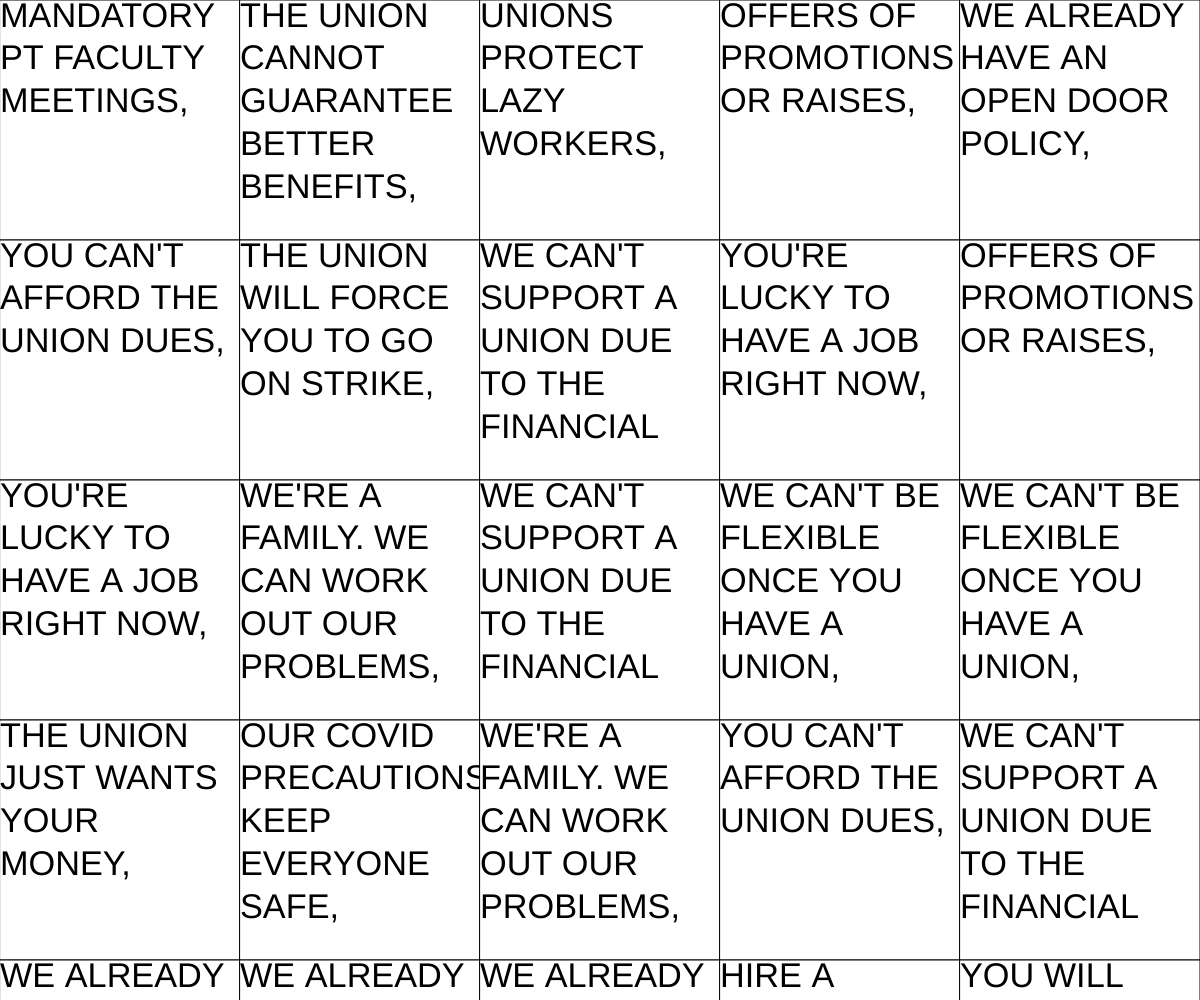
Frame 1 (no input)
Frame 60 (no input): identical to frame 1, image omitted
Frame 120 (the mouse pressed at the canvas centre since frame 60): identical to frame 1, image omitted

The p5.js sketch that drew this single still picture (run headless with seeded random() and noise() and a simulated clock; from frame 60 on, the mouse is pressed at the canvas centre):

// p5.js sketch
// ── sketch.js

let tes;
let drawn = [];
let pixRes;

function setup() {
  let seed = getItem("seed");
  createCanvas(window.innerWidth, window.innerHeight);
pixRes=width/5;
if (seed === null){
  seed = Math.floor(random(0,10000));
  storeItem("seed",seed);
}
  randomSeed(seed);

    background(220);
    makeTiles();
  }

function draw() {
}



function makeTiles(){
let tileKeys = Object.keys(tiles);
for (x=0;x<5;x++){
for (y = 0;y<5;y++){

  let rand = random(tileKeys);
  let t = Object.values(tiles[rand]);
  textSize(pixRes/7);
  square(x*pixRes,y*pixRes,pixRes);
  text(t, x*pixRes,y*pixRes,pixRes,pixRes)
}

}

}

const tiles = {
  one:{
    text:"MANDATORY PT FACULTY MEETINGS",
    link:""
  },
  two:{
    text:"THE UNION WILL FORCE YOU TO GO ON STRIKE",
    link:""
  },
  three:{
    text:"THE UNION JUST WANTS YOUR MONEY",
    link:""
  },
  four:{
    text:"YOU WILL LOSE WAGES AND BENEFITS",
    link:""
  },
  five:{
    text:"YOU CAN'T AFFORD THE UNION DUES",
    link:""
  },
  six:{
    text:"THE UNION WILL FORCE YOU TO GO ON STRIKE",
    link:""
  },
  seven:{
    text:"THE UNION WILL FORCE YOU TO GO ON STRIKE",
    link:""
  },
  eight:{
    text:"OUR COVID PRECAUTIONS KEEP EVERYONE SAFE",
    link:""
  },
  nine:{
    text:"A UNION WILL BECOME BETWEEN YOU AND MANAGEMENT",
    link:""
  },
  ten:{
    text:"WE CAN'T SUPPORT A UNION DUE TO THE FINANCIAL STRAINS OF COVID",
    link:""
  },
  eleven:{
    text:"OUR COVID PRECAUTIONS KEEP EVERYONE SAFE",
    link:""
  },
  twelve:{
    text:"UNION BOSSES MAKE TOO MUCH",
    link:""
  },
  thirteen:{
    text:"WE MAY HAVE TO CLOSE OR DOWNSIZE",
    link:""
  },
  fourteen:{
    text:"WE CAN'T SUPPORT A UNION DUE TO THE FINANCIAL STRAINS OF COVID",
    link:""
  },
  fifteen:{
    text:"THE UNION CANNOT GUARANTEE BETTER BENEFITS",
    link:""
  },
  sixteen:{
    text:"WHAT ABOUT THE EQUITY WORKING GROUPS?",
    link:""
  },
  seventeen:{
    text:"YOU WILL PAY DUES & MAY NEVER GET A CONTRACT",
    link:""
  },
  eighteen:{
    text:"MANAGERS BECOME VERY FRIENDLY",
    link:""
  },
  nineteen:{
    text:"IT'S HARD TO GET RID OF A UNION",
    link:""
  },
  twenty:{
    text:"YOU'RE LUCKY TO HAVE A JOB RIGHT NOW",
    link:""
  },
  twentyone:{
    text:"WE'RE A FAMILY. WE CAN WORK OUT OUR PROBLEMS",
    link:""
  },
  twentytwo:{
    text:"UNIONS PROTECT LAZY WORKERS",
    link:""
  },
  twentythree:{
    text:"THE PEOPLE & CULTURE TEAM WILL FIX THESE PROBLEMS",
    link:""
  },
  twentyfour:{
    text:"OFFERS OF PROMOTIONS OR RAISES",
    link:""
  },
  twentyfive:{
    text:"WE CAN'T BE FLEXIBLE ONCE YOU HAVE A UNION",
    link:""
  },
  twentysix:{
    text:"HIRE A UNION BUSTING LAW FIRM",
    link:""
  },
  twentyseven:{
    text:"WE ALREADY HAVE AN OPEN DOOR POLICY",
    link:""
  },
  twentyeight:{
    text:"I THOUGHT YOU BELIEVED IN OUR MISSION",
    link:""
  }
}
